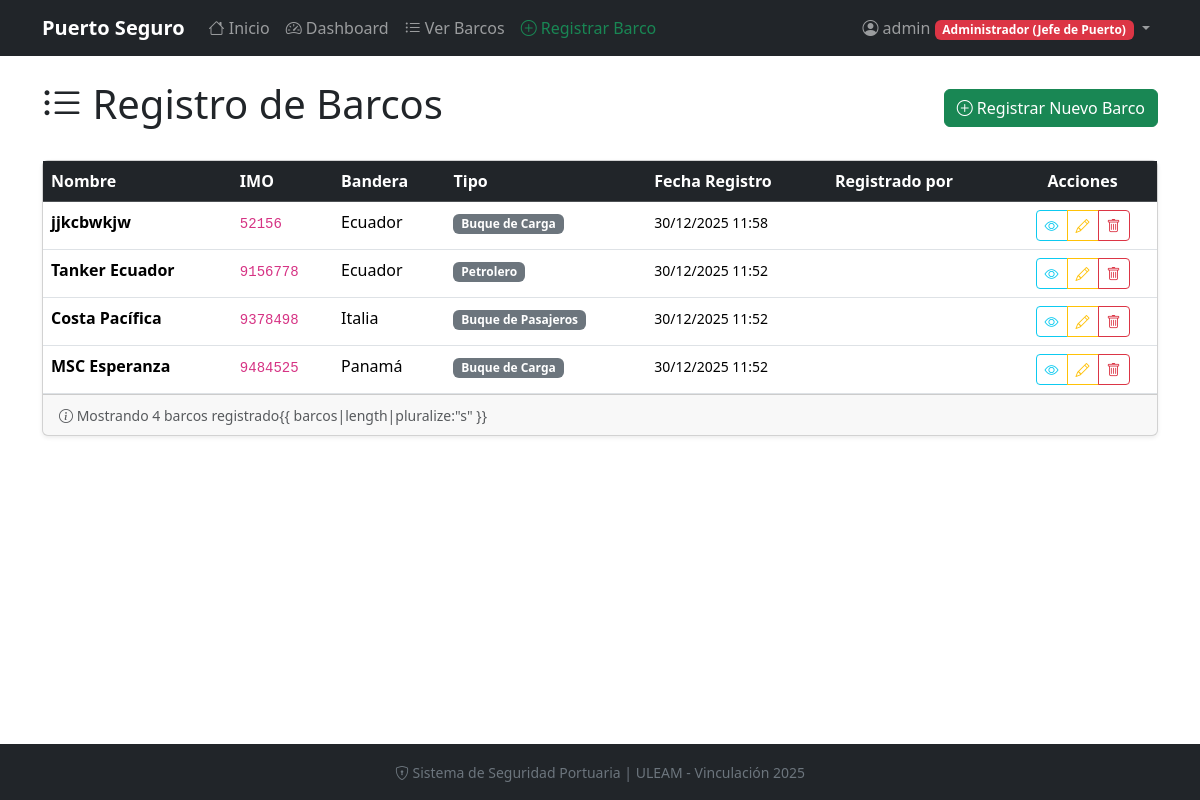
The page /barcos/ (signed in) on the database its author committed.
### core/models.py (models this page shows, shortened)
class Usuario(AbstractUser):
    ROLES = (
        ('admin', 'Administrador (Jefe de Puerto)'),
        ('operador', 'Operador (Registra Barcos)'),
        ('guardia', 'Guardia (Solo ve accesos)'),
    )
    rol = models.CharField(
        max_length=20,
        choices=ROLES,
        default='guardia',
        verbose_name='Rol del Usuario',
        help_text='Define los permisos del usuario en el sistema'
    )
    class Meta:
        verbose_name = 'Usuario'
        verbose_name_plural = 'Usuarios'

class Barco(models.Model):
    nombre = models.CharField(
        max_length=100,
        verbose_name='Nombre del Barco'
    )
    imo = models.CharField(
        max_length=20,
        unique=True,
        verbose_name='Número IMO',
        help_text='Número de identificación marítima internacional (único)'
    )
    bandera = models.CharField(
        max_length=50,
        verbose_name='País de Bandera',
        default='Ecuador'
    )
    tipo = models.CharField(
        max_length=50,
        choices=[
            ('carga', 'Buque de Carga'),
            ('pasajeros', 'Buque de Pasajeros'),
            ('petrolero', 'Petrolero'),
            ('pesquero', 'Pesquero'),
            ('otro', 'Otro'),
        ],
        default='carga',
        verbose_name='Tipo de Embarcación'
    )
    fecha_llegada = models.DateTimeField(
        auto_now_add=True,
        verbose_name='Fecha de Registro'
    )
    registrado_por = models.ForeignKey(
        Usuario,
        on_delete=models.SET_NULL,
        null=True,
        verbose_name='Registrado por',
        related_name='barcos_registrados'
    )
    class Meta:
        verbose_name = 'Barco'
        verbose_name_plural = 'Barcos'
        ordering = ['-fecha_llegada']

### core/views.py (the view)
# urls.py: path('barcos/', views.lista_barcos, name='lista_barcos'),
@login_required
def lista_barcos(request):
    barcos = Barco.objects.all().select_related('registrado_por')
    return render(request, 'lista_barcos.html', {'barcos': barcos})

### templates/lista_barcos.html (shortened to what this page needs)
{% extends 'base.html' %}
{% block content %}
<div class="container py-4">
    <div class="d-flex justify-content-between align-items-center mb-4">
        <h1>
            <i class="bi bi-list-ul"></i> Registro de Barcos
        </h1>
        {% if user.rol == 'operador' or user.rol == 'admin' or user.is_superuser %}
        <a href="{% url 'crear_barco' %}" class="btn btn-success">
            <i class="bi bi-plus-circle"></i> Registrar Nuevo Barco
        </a>
        {% endif %}
    </div>
    {% if barcos %}
    <div class="card shadow-sm">
        <div class="table-responsive">
            <table class="table table-hover mb-0">
                <thead class="table-dark">
                    <tr>
                        <th> Nombre</th>
                        <th>IMO</th>
                        <th>Bandera</th>
                        <th>Tipo</th>
                        <th>Fecha Registro</th>
                        <th>Registrado por</th>
                        <th class="text-center">Acciones</th>
                    </tr>
                </thead>
                <tbody>
                    {% for barco in barcos %}
                    <tr>
                        <td>
                            <strong>{{ barco.nombre }}</strong>
                        </td>
                        <td>
                            <code>{{ barco.imo }}</code>
                        </td>
                        <td>{{ barco.bandera }}</td>
                        <td>
                            <span class="badge bg-secondary">{{ barco.get_tipo_display }}</span>
                        </td>
                        <td>
                            <small>{{ barco.fecha_llegada|date:"d/m/Y H:i" }}</small>
                        </td>
                        <td>
                            {% if barco.registrado_por %}
                            <span class="badge bg-{{ barco.registrado_por.rol }}">
                            </span>
                            {% else %}
                            <span class="text-muted">Sistema</span>
                            {% endif %}
                        </td>
                        <td class="text-center">
                            <div class="btn-group btn-group-sm">
                                <a href="{% url 'detalle_barco' barco.pk %}" class="btn btn-outline-info"
                                    title="Ver detalles">
                                    <i class="bi bi-eye"></i>
                                </a>
                                {% if user.rol == 'operador' or user.rol == 'admin' or user.is_superuser %}
                                <a href="{% url 'editar_barco' barco.pk %}" class="btn btn-outline-warning"
                                    title="Editar">
                                    <i class="bi bi-pencil"></i>
                                </a>
                                {% endif %}
                                {% if user.rol == 'admin' or user.is_superuser %}
                                <a href="{% url 'eliminar_barco' barco.pk %}" class="btn btn-outline-danger"
                                    title="Eliminar">
                                    <i class="bi bi-trash"></i>
                                </a>
                                {% endif %}
                            </div>
                        </td>
                    </tr>
                    {% endfor %}
                </tbody>
            </table>
        </div>
        <div class="card-footer text-muted">
            <small>
                <i class="bi bi-info-circle"></i>
                Mostrando {{ barcos|length }} barco{{ barcos|length|pluralize:"s" }} registrado{{
                barcos|length|pluralize:"s" }}
            </small>
        </div>
    </div>
    {% endif %}
</div>
{% endblock %}

### templates/base.html (shortened to what this page needs)
{% load static %}
<!DOCTYPE html>
<html lang="es">
<head>
    <link href="https://cdn.jsdelivr.net/npm/bootstrap@5.3.2/dist/css/bootstrap.min.css" rel="stylesheet">
    <link href="https://cdn.jsdelivr.net/npm/bootstrap-icons@1.11.1/font/bootstrap-icons.css" rel="stylesheet">
</head>
<body>
    <nav class="navbar navbar-expand-lg navbar-dark bg-dark">
        <div class="container">
            <a class="navbar-brand" href="{% url 'home' %}">
                 Puerto Seguro
            </a>
            <div class="collapse navbar-collapse" id="navbarNav">
                <ul class="navbar-nav me-auto">
                    <li class="nav-item">
                        <a class="nav-link" href="{% url 'home' %}">
                            <i class="bi bi-house"></i> Inicio
                        </a>
                    </li>
                    {% if user.is_authenticated %}
                    <li class="nav-item">
                        <a class="nav-link" href="{% url 'dashboard' %}">
                            <i class="bi bi-speedometer2"></i> Dashboard
                        </a>
                    </li>
                    <li class="nav-item">
                        <a class="nav-link" href="{% url 'lista_barcos' %}">
                            <i class="bi bi-list-ul"></i> Ver Barcos
                        </a>
                    </li>
                    {% if user.rol == 'operador' or user.rol == 'admin' or user.is_superuser %}
                    <li class="nav-item">
                        <a class="nav-link text-success" href="{% url 'crear_barco' %}">
                            <i class="bi bi-plus-circle"></i> Registrar Barco
                        </a>
                    </li>
                    {% endif %}
                    {% endif %}
                </ul>
                <ul class="navbar-nav">
                    {% if user.is_authenticated %}
                    <li class="nav-item dropdown">
                        <a class="nav-link dropdown-toggle" href="#" id="userDropdown" role="button"
                            data-bs-toggle="dropdown" aria-expanded="false">
                            <i class="bi bi-person-circle"></i>
                            {{ user.username }}
                            <span class="badge badge-{{ user.rol }}">
                                {{ user.get_rol_display }}
                            </span>
                        </a>
                    </li>
                    {% else %}
                    <li class="nav-item">
                        <a class="nav-link" href="{% url 'login' %}">
                            <i class="bi bi-box-arrow-in-right"></i> Iniciar Sesión
                        </a>
                    </li>
                    {% endif %}
                </ul>
            </div>
        </div>
    </nav>
    <main>
        {% block content %}{% endblock %}
    </main>
    <footer class="mt-auto">
        <div class="container text-center">
            <small>
                <i class="bi bi-shield-lock"></i>
                Sistema de Seguridad Portuaria | ULEAM - Vinculación 2025
            </small>
        </div>
    </footer>
</body>
</html>

### templates/base.html (style rules this page uses)
:root { --primary-color: #0d6efd; --secondary-color: #6c757d; --success-color: #198754; --warning-color: #ffc107; --danger-color: #dc3545; }
body { min-height: 100vh; display: flex; flex-direction: column; }
.navbar-brand { font-weight: bold; }
main { flex: 1; }
.badge-admin { background-color: var(--danger-color); }
footer { background-color: #212529; color: #6c757d; padding: 1rem 0; }

### rows shown on the page
Usuario: username "admin", rol "Administrador (Jefe de Puerto)"
Barco: nombre "jjkcbwkjw", imo "52156", bandera "Ecuador", tipo "Buque de Carga", fecha_llegada "30/12/2025 11:58"
Barco: nombre "Tanker Ecuador", imo "9156778", bandera "Ecuador", tipo "Petrolero", fecha_llegada "30/12/2025 11:52"
Barco: nombre "Costa Pacífica", imo "9378498", bandera "Italia", tipo "Buque de Pasajeros", fecha_llegada "30/12/2025 11:52"
Barco: nombre "MSC Esperanza", imo "9484525", bandera "Panamá", tipo "Buque de Carga", fecha_llegada "30/12/2025 11:52"

### other values the page prints
{{ barcos|length }} "4"
